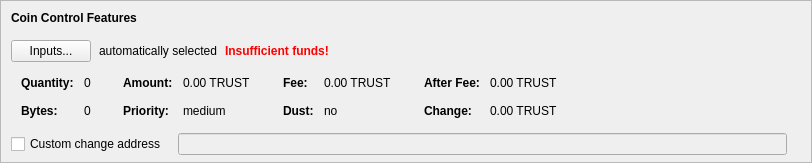
    <widget class="QFrame" name="frameCoinControl">
     <property name="sizePolicy">
      <sizepolicy hsizetype="Expanding" vsizetype="Expanding">
       <horstretch>0</horstretch>
       <verstretch>0</verstretch>
      </sizepolicy>
     </property>
     <property name="maximumSize">
      <size>
       <width>16777215</width>
       <height>16777215</height>
      </size>
     </property>
     <property name="frameShape">
      <enum>QFrame::StyledPanel</enum>
     </property>
     <property name="frameShadow">
      <enum>QFrame::Sunken</enum>
     </property>
     <layout class="QVBoxLayout" name="verticalLayoutCoinControl2">
      <property name="spacing">
       <number>0</number>
      </property>
      <property name="leftMargin">
       <number>0</number>
      </property>
      <property name="topMargin">
       <number>0</number>
      </property>
      <property name="rightMargin">
       <number>0</number>
      </property>
      <property name="bottomMargin">
       <number>6</number>
      </property>
      <item>
       <layout class="QVBoxLayout" name="verticalLayoutCoinControl" stretch="0,0,0,0,1">
        <property name="spacing">
         <number>0</number>
        </property>
        <property name="leftMargin">
         <number>10</number>
        </property>
        <property name="topMargin">
         <number>10</number>
        </property>
        <item>
         <layout class="QHBoxLayout" name="horizontalLayoutCoinControl1">
          <property name="bottomMargin">
           <number>15</number>
          </property>
          <item>
           <widget class="QLabel" name="labelCoinControlFeatures">
            <property name="sizePolicy">
             <sizepolicy hsizetype="Preferred" vsizetype="Maximum">
              <horstretch>0</horstretch>
              <verstretch>0</verstretch>
             </sizepolicy>
            </property>
            <property name="font">
             <font>
              <weight>75</weight>
              <bold>true</bold>
             </font>
            </property>
            <property name="styleSheet">
             <string notr="true">font-weight:bold;</string>
            </property>
            <property name="text">
             <string>Coin Control Features</string>
            </property>
           </widget>
          </item>
         </layout>
        </item>
        <item>
         <layout class="QHBoxLayout" name="horizontalLayoutCoinControl2" stretch="0,0,0,0">
          <property name="spacing">
           <number>8</number>
          </property>
          <property name="bottomMargin">
           <number>10</number>
          </property>
          <item>
           <widget class="QPushButton" name="pushButtonCoinControl">
            <property name="styleSheet">
             <string notr="true"/>
            </property>
            <property name="text">
             <string>Inputs...</string>
            </property>
            <property name="autoDefault">
             <bool>false</bool>
            </property>
           </widget>
          </item>
          <item>
           <widget class="QLabel" name="labelCoinControlAutomaticallySelected">
            <property name="text">
             <string>automatically selected</string>
            </property>
            <property name="margin">
             <number>5</number>
            </property>
           </widget>
          </item>
          <item>
           <widget class="QLabel" name="labelCoinControlInsuffFunds">
            <property name="font">
             <font>
              <weight>75</weight>
              <bold>true</bold>
             </font>
            </property>
            <property name="styleSheet">
             <string notr="true">color:red;font-weight:bold;</string>
            </property>
            <property name="text">
             <string>Insufficient funds!</string>
            </property>
            <property name="margin">
             <number>5</number>
            </property>
           </widget>
          </item>
          <item>
           <spacer name="horizontalSpacerCoinControl">
            <property name="orientation">
             <enum>Qt::Horizontal</enum>
            </property>
            <property name="sizeHint" stdset="0">
             <size>
              <width>40</width>
              <height>1</height>
             </size>
            </property>
           </spacer>
          </item>
         </layout>
        </item>
        <item>
         <widget class="QWidget" name="widgetCoinControl" native="true">
          <property name="sizePolicy">
           <sizepolicy hsizetype="Preferred" vsizetype="Preferred">
            <horstretch>0</horstretch>
            <verstretch>0</verstretch>
           </sizepolicy>
          </property>
          <property name="minimumSize">
           <size>
            <width>0</width>
            <height>0</height>
           </size>
          </property>
          <property name="styleSheet">
           <string notr="true"/>
          </property>
          <layout class="QHBoxLayout" name="horizontalLayoutCoinControl5">
           <property name="leftMargin">
            <number>0</number>
           </property>
           <property name="topMargin">
            <number>0</number>
           </property>
           <property name="rightMargin">
            <number>0</number>
           </property>
           <property name="bottomMargin">
            <number>0</number>
           </property>
           <item>
            <layout class="QHBoxLayout" name="horizontalLayoutCoinControl3" stretch="0,0,0,1">
             <property name="spacing">
              <number>20</number>
             </property>
             <property name="topMargin">
              <number>0</number>
             </property>
             <property name="bottomMargin">
              <number>10</number>
             </property>
             <item>
              <layout class="QFormLayout" name="formLayoutCoinControl1">
               <property name="horizontalSpacing">
                <number>10</number>
               </property>
               <property name="verticalSpacing">
                <number>14</number>
               </property>
               <property name="leftMargin">
                <number>10</number>
               </property>
               <property name="topMargin">
                <number>4</number>
               </property>
               <property name="rightMargin">
                <number>6</number>
               </property>
               <item row="0" column="0">
                <widget class="QLabel" name="labelCoinControlQuantityText">
                 <property name="font">
                  <font>
                   <weight>75</weight>
                   <bold>true</bold>
                  </font>
                 </property>
                 <property name="text">
                  <string>Quantity:</string>
                 </property>
                 <property name="margin">
                  <number>0</number>
                 </property>
                </widget>
               </item>
               <item row="0" column="1">
                <widget class="QLabel" name="labelCoinControlQuantity">
                 <property name="cursor">
                  <cursorShape>IBeamCursor</cursorShape>
                 </property>
                 <property name="contextMenuPolicy">
                  <enum>Qt::ActionsContextMenu</enum>
                 </property>
                 <property name="text">
                  <string notr="true">0</string>
                 </property>
                 <property name="margin">
                  <number>0</number>
                 </property>
                 <property name="textInteractionFlags">
                  <set>Qt::LinksAccessibleByMouse|Qt::TextSelectableByKeyboard|Qt::TextSelectableByMouse</set>
                 </property>
                </widget>
               </item>
               <item row="1" column="0">
                <widget class="QLabel" name="labelCoinControlBytesText">
                 <property name="font">
                  <font>
                   <weight>75</weight>
                   <bold>true</bold>
                  </font>
                 </property>
                 <property name="text">
                  <string>Bytes:</string>
                 </property>
                </widget>
               </item>
               <item row="1" column="1">
                <widget class="QLabel" name="labelCoinControlBytes">
                 <property name="cursor">
                  <cursorShape>IBeamCursor</cursorShape>
                 </property>
                 <property name="contextMenuPolicy">
                  <enum>Qt::ActionsContextMenu</enum>
                 </property>
                 <property name="text">
                  <string notr="true">0</string>
                 </property>
                 <property name="textInteractionFlags">
                  <set>Qt::LinksAccessibleByMouse|Qt::TextSelectableByKeyboard|Qt::TextSelectableByMouse</set>
                 </property>
                </widget>
               </item>
              </layout>
             </item>
             <item>
              <layout class="QFormLayout" name="formLayoutCoinControl2">
               <property name="horizontalSpacing">
                <number>10</number>
               </property>
               <property name="verticalSpacing">
                <number>14</number>
               </property>
               <property name="leftMargin">
                <number>6</number>
               </property>
               <property name="topMargin">
                <number>4</number>
               </property>
               <property name="rightMargin">
                <number>6</number>
               </property>
               <item row="0" column="0">
                <widget class="QLabel" name="labelCoinControlAmountText">
                 <property name="font">
                  <font>
                   <weight>75</weight>
                   <bold>true</bold>
                  </font>
                 </property>
                 <property name="text">
                  <string>Amount:</string>
                 </property>
                 <property name="margin">
                  <number>0</number>
                 </property>
                </widget>
               </item>
               <item row="0" column="1">
                <widget class="QLabel" name="labelCoinControlAmount">
                 <property name="cursor">
                  <cursorShape>IBeamCursor</cursorShape>
                 </property>
                 <property name="contextMenuPolicy">
                  <enum>Qt::ActionsContextMenu</enum>
                 </property>
                 <property name="text">
                  <string notr="true">0.00 TRUST</string>
                 </property>
                 <property name="textInteractionFlags">
                  <set>Qt::LinksAccessibleByMouse|Qt::TextSelectableByKeyboard|Qt::TextSelectableByMouse</set>
                 </property>
                </widget>
               </item>
               <item row="1" column="0">
                <widget class="QLabel" name="labelCoinControlPriorityText">
                 <property name="font">
                  <font>
                   <weight>75</weight>
                   <bold>true</bold>
                  </font>
                 </property>
                 <property name="text">
                  <string>Priority:</string>
                 </property>
                </widget>
               </item>
               <item row="1" column="1">
                <widget class="QLabel" name="labelCoinControlPriority">
                 <property name="cursor">
                  <cursorShape>IBeamCursor</cursorShape>
                 </property>
                 <property name="contextMenuPolicy">
                  <enum>Qt::ActionsContextMenu</enum>
                 </property>
                 <property name="text">
                  <string>medium</string>
                 </property>
                 <property name="textInteractionFlags">
                  <set>Qt::LinksAccessibleByMouse|Qt::TextSelectableByKeyboard|Qt::TextSelectableByMouse</set>
                 </property>
                </widget>
               </item>
              </layout>
             </item>
             <item>
              <layout class="QFormLayout" name="formLayoutCoinControl3">
               <property name="horizontalSpacing">
                <number>10</number>
               </property>
               <property name="verticalSpacing">
                <number>14</number>
               </property>
               <property name="leftMargin">
                <number>6</number>
               </property>
               <property name="topMargin">
                <number>4</number>
               </property>
               <property name="rightMargin">
                <number>6</number>
               </property>
               <item row="0" column="0">
                <widget class="QLabel" name="labelCoinControlFeeText">
                 <property name="font">
                  <font>
                   <weight>75</weight>
                   <bold>true</bold>
                  </font>
                 </property>
                 <property name="text">
                  <string>Fee:</string>
                 </property>
                 <property name="margin">
                  <number>0</number>
                 </property>
                </widget>
               </item>
               <item row="0" column="1">
                <widget class="QLabel" name="labelCoinControlFee">
                 <property name="cursor">
                  <cursorShape>IBeamCursor</cursorShape>
                 </property>
                 <property name="contextMenuPolicy">
                  <enum>Qt::ActionsContextMenu</enum>
                 </property>
                 <property name="text">
                  <string notr="true">0.00 TRUST</string>
                 </property>
                 <property name="textInteractionFlags">
                  <set>Qt::LinksAccessibleByMouse|Qt::TextSelectableByKeyboard|Qt::TextSelectableByMouse</set>
                 </property>
                </widget>
               </item>
               <item row="1" column="0">
                <widget class="QLabel" name="labelCoinControlLowOutputText">
                 <property name="font">
                  <font>
                   <weight>75</weight>
                   <bold>true</bold>
                  </font>
                 </property>
                 <property name="text">
                  <string>Dust:</string>
                 </property>
                </widget>
               </item>
               <item row="1" column="1">
                <widget class="QLabel" name="labelCoinControlLowOutput">
                 <property name="cursor">
                  <cursorShape>IBeamCursor</cursorShape>
                 </property>
                 <property name="contextMenuPolicy">
                  <enum>Qt::ActionsContextMenu</enum>
                 </property>
                 <property name="text">
                  <string>no</string>
                 </property>
                 <property name="textInteractionFlags">
                  <set>Qt::LinksAccessibleByMouse|Qt::TextSelectableByKeyboard|Qt::TextSelectableByMouse</set>
                 </property>
                </widget>
               </item>
              </layout>
             </item>
             <item>
              <layout class="QFormLayout" name="formLayoutCoinControl4">
               <property name="horizontalSpacing">
                <number>10</number>
               </property>
               <property name="verticalSpacing">
                <number>14</number>
               </property>
               <property name="leftMargin">
                <number>6</number>
               </property>
               <property name="topMargin">
                <number>4</number>
               </property>
               <property name="rightMargin">
                <number>6</number>
               </property>
               <item row="0" column="0">
                <widget class="QLabel" name="labelCoinControlAfterFeeText">
                 <property name="font">
                  <font>
                   <weight>75</weight>
                   <bold>true</bold>
                  </font>
                 </property>
                 <property name="text">
                  <string>After Fee:</string>
                 </property>
                 <property name="margin">
                  <number>0</number>
                 </property>
                </widget>
               </item>
               <item row="0" column="1">
                <widget class="QLabel" name="labelCoinControlAfterFee">
                 <property name="cursor">
                  <cursorShape>IBeamCursor</cursorShape>
                 </property>
                 <property name="contextMenuPolicy">
                  <enum>Qt::ActionsContextMenu</enum>
                 </property>
                 <property name="text">
                  <string notr="true">0.00 TRUST</string>
                 </property>
                 <property name="textInteractionFlags">
                  <set>Qt::LinksAccessibleByMouse|Qt::TextSelectableByKeyboard|Qt::TextSelectableByMouse</set>
                 </property>
                </widget>
               </item>
               <item row="1" column="0">
                <widget class="QLabel" name="labelCoinControlChangeText">
                 <property name="font">
                  <font>
                   <weight>75</weight>
                   <bold>true</bold>
                  </font>
                 </property>
                 <property name="text">
                  <string>Change:</string>
                 </property>
                </widget>
               </item>
               <item row="1" column="1">
                <widget class="QLabel" name="labelCoinControlChange">
                 <property name="cursor">
                  <cursorShape>IBeamCursor</cursorShape>
                 </property>
                 <property name="contextMenuPolicy">
                  <enum>Qt::ActionsContextMenu</enum>
                 </property>
                 <property name="text">
                  <string notr="true">0.00 TRUST</string>
                 </property>
                 <property name="textInteractionFlags">
                  <set>Qt::LinksAccessibleByMouse|Qt::TextSelectableByKeyboard|Qt::TextSelectableByMouse</set>
                 </property>
                </widget>
               </item>
              </layout>
             </item>
            </layout>
           </item>
          </layout>
         </widget>
        </item>
        <item>
         <layout class="QHBoxLayout" name="horizontalLayoutCoinControl4" stretch="0,0,0">
          <property name="spacing">
           <number>12</number>
          </property>
          <property name="sizeConstraint">
           <enum>QLayout::SetDefaultConstraint</enum>
          </property>
          <property name="topMargin">
           <number>5</number>
          </property>
          <property name="rightMargin">
           <number>5</number>
          </property>
          <item>
           <widget class="QCheckBox" name="checkBoxCoinControlChange">
            <property name="toolTip">
             <string>If this is activated, but the change address is empty or invalid, change will be sent to a newly generated address.</string>
            </property>
            <property name="text">
             <string>Custom change address</string>
            </property>
           </widget>
          </item>
          <item>
           <widget class="QValidatedLineEdit" name="lineEditCoinControlChange">
            <property name="enabled">
             <bool>false</bool>
            </property>
            <property name="sizePolicy">
             <sizepolicy hsizetype="Expanding" vsizetype="Fixed">
              <horstretch>0</horstretch>
              <verstretch>0</verstretch>
             </sizepolicy>
            </property>
           </widget>
          </item>
          <item>
           <widget class="QLabel" name="labelCoinControlChangeLabel">
            <property name="sizePolicy">
             <sizepolicy hsizetype="Preferred" vsizetype="Expanding">
              <horstretch>0</horstretch>
              <verstretch>0</verstretch>
             </sizepolicy>
            </property>
            <property name="minimumSize">
             <size>
              <width>0</width>
              <height>0</height>
             </size>
            </property>
            <property name="text">
             <string/>
            </property>
            <property name="margin">
             <number>3</number>
            </property>
           </widget>
          </item>
         </layout>
        </item>
        <item>
         <spacer name="verticalSpacerCoinControl">
          <property name="orientation">
           <enum>Qt::Vertical</enum>
          </property>
          <property name="sizeHint" stdset="0">
           <size>
            <width>800</width>
            <height>1</height>
           </size>
          </property>
         </spacer>
        </item>
       </layout>
      </item>
     </layout>
    </widget>
